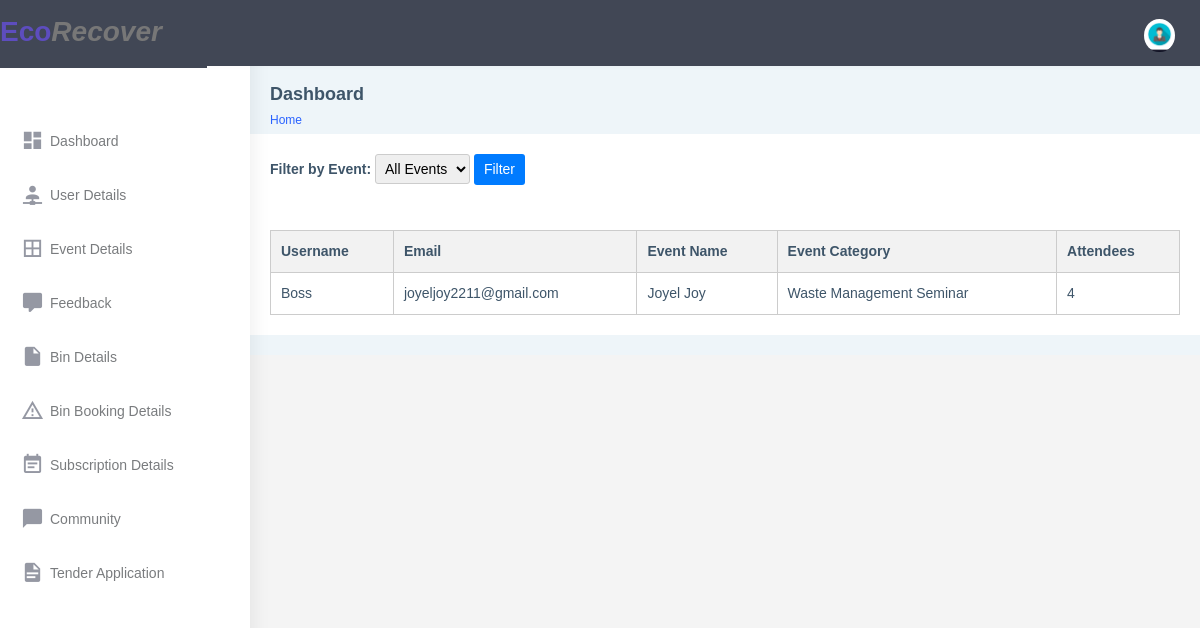
The page /booking_list/ (signed in) on the database its author committed.
### app32/models.py (models this page shows, shortened)
class EventBooking(models.Model):
    booking_id = models.CharField(max_length=20, primary_key=True)
    user = models.ForeignKey(User, on_delete=models.CASCADE, default=None)
    event = models.ForeignKey(Event, on_delete=models.CASCADE, default=None)
    attendees = models.PositiveIntegerField()

class Event(models.Model):
    user = models.ForeignKey(User, on_delete=models.CASCADE, default=None)
    name = models.CharField(max_length=200)
    description = models.TextField()
    date = models.DateField()
    time = models.TimeField()
    location = models.CharField(max_length=200)
    max_participants = models.IntegerField(default=0)
    image = models.ImageField(upload_to='event_images/', null=True, blank=True)
    event_id = models.CharField(max_length=20, primary_key=True, default=None)
    category = models.CharField(max_length=50, default=None, choices=[
        ('category1', 'Environmental Cleanup Campaign'),
        ('category2', 'Waste Management Seminar'),
        ('category3', 'Expo'),
        ('category4', 'Composting Workshop'),
        ('category5', 'Environmental Hackathon'),
    ])

### app32/views.py (the view)
# urls.py: path('booking_list/', views.booking_list, name='booking_list'),
@never_cache
@login_required(login_url='loginn')
def booking_list(request):
    event_bookings = EventBooking.objects.all()
    events = Event.objects.all()
    selected_event = request.GET.get('event')  # Get the selected event from the query parameters
    if selected_event:
        event_bookings = event_bookings.filter(event__name=selected_event)
    context = {'event_bookings': event_bookings, 'events': events, 'selected_event': selected_event}
    return render(request, 'admin/event_booking_detail.html', context)

### templates/admin/event_booking_detail.html (shortened to what this page needs)
{% extends 'base.html' %}
{% load static %}
{% block content %}
</head>
<!DOCTYPE html>
<html lang="en">
<head>
</head>
<body>
    <div style="display: flex; align-items: center;">
        <form method="get">
            <label for="event" style="font-weight: bold;">Filter by Event:</label>
            <select id="event" name="event" style="padding: 5px; border: 1px solid #ccc; border-radius: 3px;">
                <option value="" style="font-style: italic;">All Events</option>
            </select>
            <button type="submit" style="padding: 5px 10px; background-color: #007bff; color: #fff; border: none; border-radius: 3px; cursor: pointer;">Filter</button>
        </form>
    </div>
    <br><br>
    {% if event_bookings %}
    <table>
        <thead>
            <tr>
                <th>Username</th>
                <th>Email</th>
                <th>Event Name</th>
                <th>Event Category</th>
                <th>Attendees</th>
            </tr>
        </thead>
        <tbody>
            {% for booking in event_bookings %}
                <tr>
                    <td>{{ booking.user.username }}</td>
                    <td>{{ booking.user.email }}</td>
                    <td>{{ booking.event.name }}</td>
                    <td>{{ booking.event.get_category_display }}</td>
                    <td>{{ booking.attendees }}</td>
                </tr>
            {% endfor %}
        </tbody>
    </table>
    {% else %}
    <p>No events booked.</p>
    {% endif %}
</body>
</div>
</div>
</div>
</html>
{% endblock content %}

### templates/base.html (style rules this page uses)
body { font-family: Arial, sans-serif; background-color: #f4f4f4; margin: 0; padding: 0; }

### templates/admin/event_booking_detail.html (style rules this page uses)
table { width: 100%; border-collapse: collapse; }
table, th, td { border: 1px solid #ccc; }
th, td { padding: 10px; text-align: left; }
thead { background-color: #f2f2f2; }

### rows shown on the page
EventBooking: user.username "Boss", user.email "joyeljoy2211@gmail.com", event.name "Joyel Joy", event.category "Waste Management Seminar", attendees "4"
